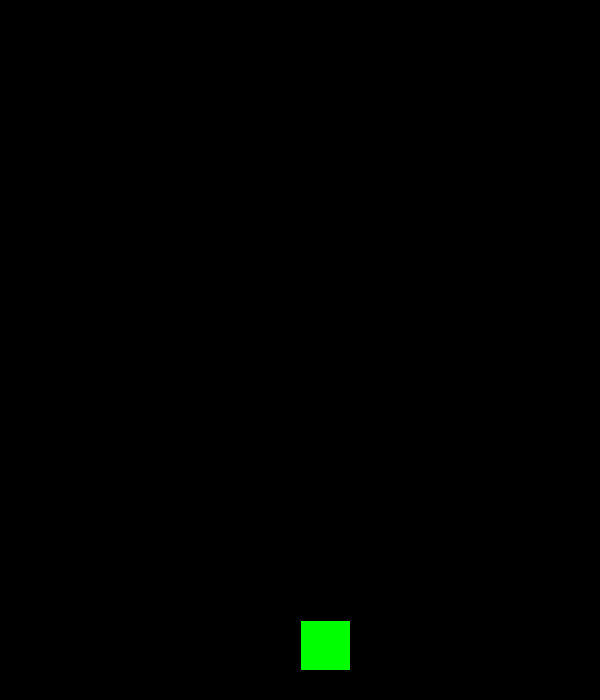
Frame 1 (no input)
Frame 60 (the mouse pressed at the canvas centre just before this capture): identical to frame 1, image omitted
Frame 120 (the mouse held since frame 60 and released just before this capture): identical to frame 1, image omitted

The Processing sketch that drew this single still picture (run headless with seeded random() and noise(); from frame 60 on, the mouse is pressed at the canvas centre):

// Processing sketch: part2
// ── part2.pde
float playerX, playerY;
boolean left, right, up, down;

void setup() {
  size(600, 700);
  playerX = width / 2;
  playerY = height - 80;
}

void draw() {
  background(0);
  
  // 玩家控制
  float speed = 5;
  if (left) playerX -= speed;
  if (right) playerX += speed;
  if (up) playerY -= speed;
  if (down) playerY += speed;
  
  // 限制玩家移動範圍
  playerX = constrain(playerX, 30, width - 30);
  playerY = constrain(playerY, 30, height - 30);
  
  // 繪製玩家
  fill(0, 255, 0);
  rect(playerX, playerY, 50, 50);  // 使用方塊表示玩家
}

//鍵盤操作
void keyPressed() {
  if (keyCode == LEFT) left = true;
  if (keyCode == RIGHT) right = true;
  if (keyCode == UP) up = true;
  if (keyCode == DOWN) down = true;
}
//鍵盤釋放
void keyReleased() {
  if (keyCode == LEFT) left = false;
  if (keyCode == RIGHT) right = false;
  if (keyCode == UP) up = false;
  if (keyCode == DOWN) down = false;
}
